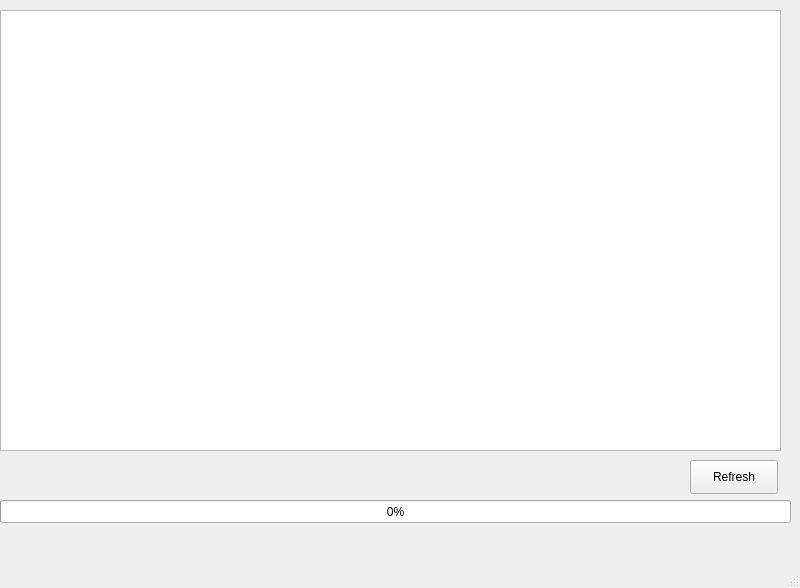
<?xml version="1.0" encoding="UTF-8"?>
<ui version="4.0">
 <class>DockerManagerWin</class>
 <widget class="QMainWindow" name="DockerManagerWin">
  <property name="geometry">
   <rect>
    <x>0</x>
    <y>0</y>
    <width>800</width>
    <height>588</height>
   </rect>
  </property>
  <property name="windowTitle">
   <string>Docker Manager</string>
  </property>
  <widget class="QWidget" name="centralwidget">
   <widget class="QPushButton" name="btn_refresh">
    <property name="geometry">
     <rect>
      <x>690</x>
      <y>460</y>
      <width>88</width>
      <height>34</height>
     </rect>
    </property>
    <property name="text">
     <string>Refresh</string>
    </property>
   </widget>
   <widget class="QTableWidget" name="table_docker">
    <property name="geometry">
     <rect>
      <x>0</x>
      <y>10</y>
      <width>781</width>
      <height>441</height>
     </rect>
    </property>
   </widget>
   <widget class="QProgressBar" name="progress_bar">
    <property name="geometry">
     <rect>
      <x>0</x>
      <y>500</y>
      <width>791</width>
      <height>23</height>
     </rect>
    </property>
    <property name="value">
     <number>0</number>
    </property>
   </widget>
  </widget>
  <widget class="QMenuBar" name="menubar">
   <property name="geometry">
    <rect>
     <x>0</x>
     <y>0</y>
     <width>800</width>
     <height>30</height>
    </rect>
   </property>
  </widget>
  <widget class="QStatusBar" name="statusbar"/>
 </widget>
 <resources/>
 <connections/>
</ui>
